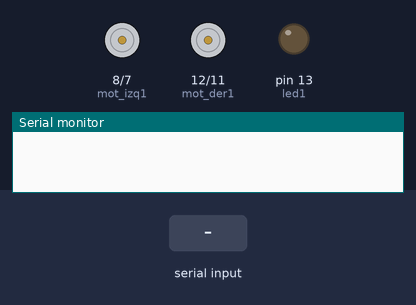
Bench run of a sketch on a simulated Arduino Uno, built with avr-gcc and run on an emulated ATmega328P. Parts: motor-driver pin pairs drawn as motors (green arrow = first pin HIGH = forward, orange = second pin HIGH = backward, longer = more drive), output pins drawn as LEDs (lit = HIGH), the last lines printed to the serial monitor. The test bench sets the inputs (shaded band).

Above: at 1.2 s.
1.3 s: "90,45\n" received over Serial
At 2.2 s:
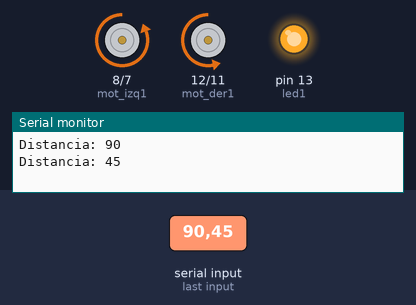
Timing chart, 0 to 4.3 s (numbered marks = the images above; inputs shaded):
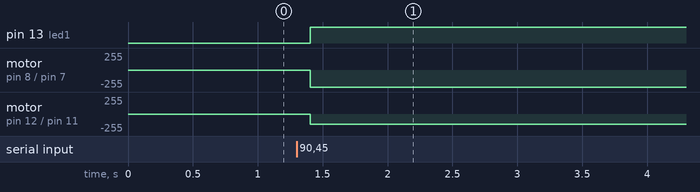

The sketch:

SegundoParcialEsclavo.ino
```cpp
int mot_der1=12;
int mot_der2=11;
//motor los pines chiquitos
int mot_izq1=8;
int mot_izq2=7;
int DATO = 0;
int led1=13;
void setup() {
  Serial.begin(9600);
  // put your setup code here, to run once:
  pinMode(mot_der1, OUTPUT);
  pinMode(mot_der2, OUTPUT);
  pinMode(mot_izq1, OUTPUT);
  pinMode(mot_izq2, OUTPUT);
  pinMode(led1,OUTPUT);
}

void loop() {
  // put your main code here, to run repeatedly:
  if(Serial.available()>0){
    //DATO = Serial.read();
    DATO = Serial.parseInt();
    Serial.print("Distancia: ");
    Serial.println(DATO);
    delay(100);
    if(DATO > 12){
      analogWrite(mot_izq1, 0 ); //0 a 1024
      analogWrite(mot_izq2, 150 );
      analogWrite(mot_der1, 0 ); //0 a 1024
      analogWrite(mot_der2, 150 );
      digitalWrite(led1, LOW);
    }
    digitalWrite(led1, HIGH);
  }


}


// para el esclavo.
//int led=4;
//int DATO = 0;
//
//
//void setup() {
//  pinMode(led,OUTPUT);
//  digitalWrite(led,LOW);
//  Serial.begin(9600);
//
//}
//
//void loop() {
//  if(Serial.available()>0){
//    DATO = Serial.read();
//  }
//
// if (DATO == '5') {
//   delay(500);
//    digitalWrite(led, LOW);
//     delay(500);
// }
//}
```

Measured:
- after the input at 1.3 s, pin 13 (led1): LOW → HIGH after 0.10 s; motor on pin 8 (mot_izq1) / pin 7 (mot_izq2): stopped → backward 255/255 after 0.10 s; motor on pin 12 (mot_der1) / pin 11 (mot_der2): stopped → backward 150/255 after 0.10 s
